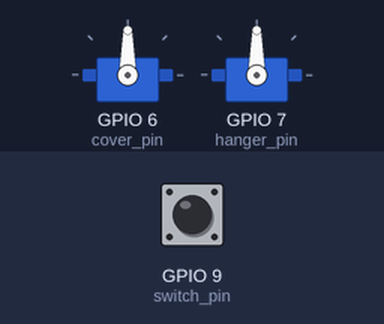
This sketch was run on a simulated ESP32-C3. On the bench: 2 × servo. Inputs (shaded band) come from the test bench; at power-on: GPIO 9 (switch_pin) HIGH. What the sketch prints to the serial monitor is not drawn.

Above: at 1.2 s.
1.3 s: GPIO 9 (switch_pin) pulled LOW for 0.15 s
At 4.2 s:
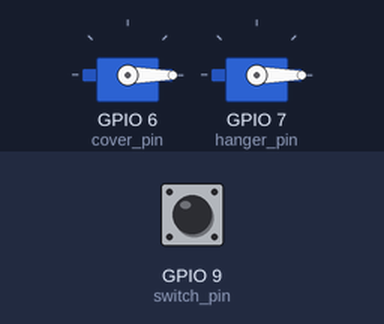
4.4 s: GPIO 9 (switch_pin) pulled LOW for 1 s
At 6.8 s:
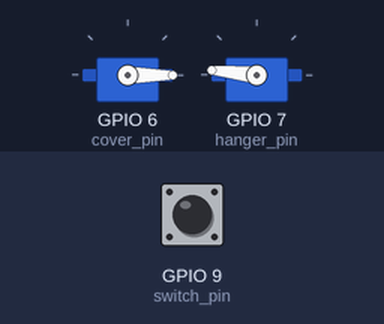
8.0 s: GPIO 9 (switch_pin) pulled LOW for 3.2 s
At 8.4 s:
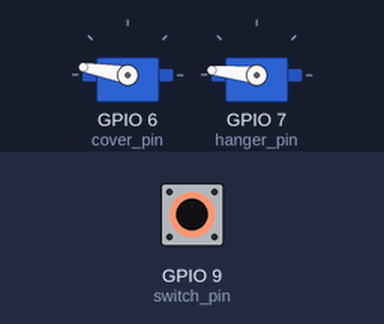
Timing chart, 0 to 13.7 s (numbered marks = the images above; inputs shaded):
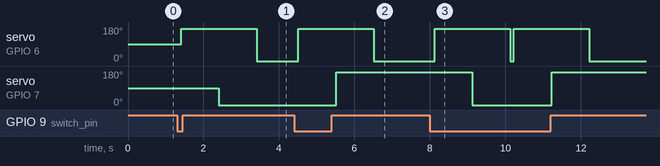

Measured:
- after the input at 1.3 s, servo on GPIO 6 (cover_pin): 90° → 170° after 0.11 s, → 0° 2.0 s later; servo on GPIO 7 (hanger_pin): 90° → 0° after 1.1 s
- after the input at 4.4 s, servo on GPIO 6 (cover_pin): 0° → 170° after 0.12 s, → 0° 2.0 s later; servo on GPIO 7 (hanger_pin): 0° → 174° after 1.1 s
- after the input at 8.0 s, servo on GPIO 6 (cover_pin): alternates 170° for 2.0 s and 0° for 0.10 s, 4 changes in all, then stays 0°, starting after 0.13 s; servo on GPIO 7 (hanger_pin): 174° → 0° after 1.1 s, → 174° 2.1 s later

The sketch:

ToiletPaper_ESP32C3.ino
```cpp
#include <ESP32Servo.h>

Servo cover;
Servo hanger;

#define cover_Close      0
#define cover_Open       170

#define hanger_Right      0
#define hanger_Wrong      174

#define switch_pin        9
#define cover_pin         6
#define hanger_pin        7
#define servo_min_us      500
#define servo_max_us      2500
#define servo_period_Hz   50

void setup() {
  Serial.begin();
  cover.setPeriodHertz(servo_period_Hz);
	hanger.setPeriodHertz(servo_period_Hz);
  cover.attach(cover_pin, servo_min_us, servo_max_us);
	hanger.attach(hanger_pin, servo_min_us, servo_max_us);
}

void loop() {
  if (ReadSW() == 1) {
    ChangeMode();
  }
}

bool ReadSW() {
  pinMode(switch_pin, INPUT_PULLUP);

  uint8_t _chatterCheck = 0;
  for (uint8_t _count = 0; _count < 100; _count ++) {
    _chatterCheck = _chatterCheck + !(digitalRead(switch_pin));
    delay(1);
  }

  if (_chatterCheck < 50) {
    return 0;
  }
  else {
    Serial.print("Switch Pressed"); Serial.println(_chatterCheck);
    return 1;
  }
}

void ChangeMode() {
  Serial.print("Changing Mode to: ");
  cover.write(cover_Open);
  delay(1000);
  if (45 < hanger.read()) {
    hanger.write(hanger_Right);
    Serial.println("Right");
  }
  else {
    hanger.write(hanger_Wrong);
    Serial.println("Wrong");
  }
  delay(1000);
  cover.write(cover_Close);
  Serial.println("Changing Complete");
}
```
